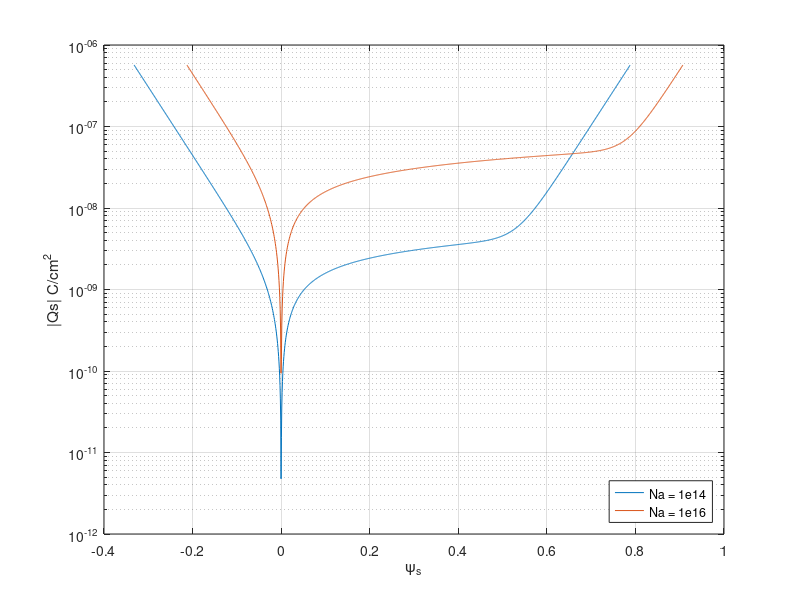

The MATLAB source for this figure:
clear all
% Parameter
eps_si = 11.9 * 8.85 * 10^-14;
eps_sio2 = 3.9 * 8.85 * 10^-14;
ni = 1.5 * 10^10;
K = 1.38 * 10^-23;
T = 300;
KT = 0.0259;
q = 1.6 * 10^-19;
q_phi_m = 4.1;
q_x_si = 4.15;
eg_si = 1.12;
phi_B1 = -log(10^14 / (1.5*10^10)) * 0.0259;
phi_B2 = -log(10^16 / (1.5*10^10)) * 0.0259;
% Set x domain for na1 condition
x1_max = 0.56 + abs(phi_B1);
x1_min = -(0.56 - abs(phi_B1));
x1 = x1_min : x1_max / 1000 : x1_max;
% Formula reference for na2 condition
x2_max = 0.56 + abs(phi_B2);
x2_min = -(0.56 - abs(phi_B2));
x2 = x2_min : x2_max / 1000 : x2_max;
% Formula reference for na1 condition
phi_s1=x1+phi_B1;
us1=phi_s1/KT;
ub1=phi_B1/KT;
% Formula reference for na2 condition
phi_s2=x2+phi_B2;
us2=phi_s2/KT;
ub2=phi_B2/KT;
% Calculate na1 condition
na1 = 1e14;
lambda_p1 = (eps_si * KT / (2 * q * ni))^0.5;
Fs1= sign(ub1-us1) .* (2^0.5) * KT /  lambda_p1 .* ((ub1 - us1) * sinh(ub1) - (cosh(ub1) - cosh(us1))).^0.5;
Qs1 = eps_si * Fs1;
% Calculate na2 condition
na2 = 1e16;
lambda_p2 = (eps_si * KT / (2 * q * ni))^0.5;
Fs2 = sign(ub2-us2) .* (2^0.5) * KT / lambda_p2 .* ((ub2 - us2) * sinh(ub2) - (cosh(ub2) - cosh(us2))).^0.5;
Qs2 = eps_si * Fs2;
% Draw plot
semilogy(x1 , abs(Qs1) , x2 , abs(Qs2))
% Plot tag
legend({'Na = 1e14','Na = 1e16'},'Location','southeast')
xlabel('\psi_s');  
ylabel('|Qs| C/cm^2');
grid on